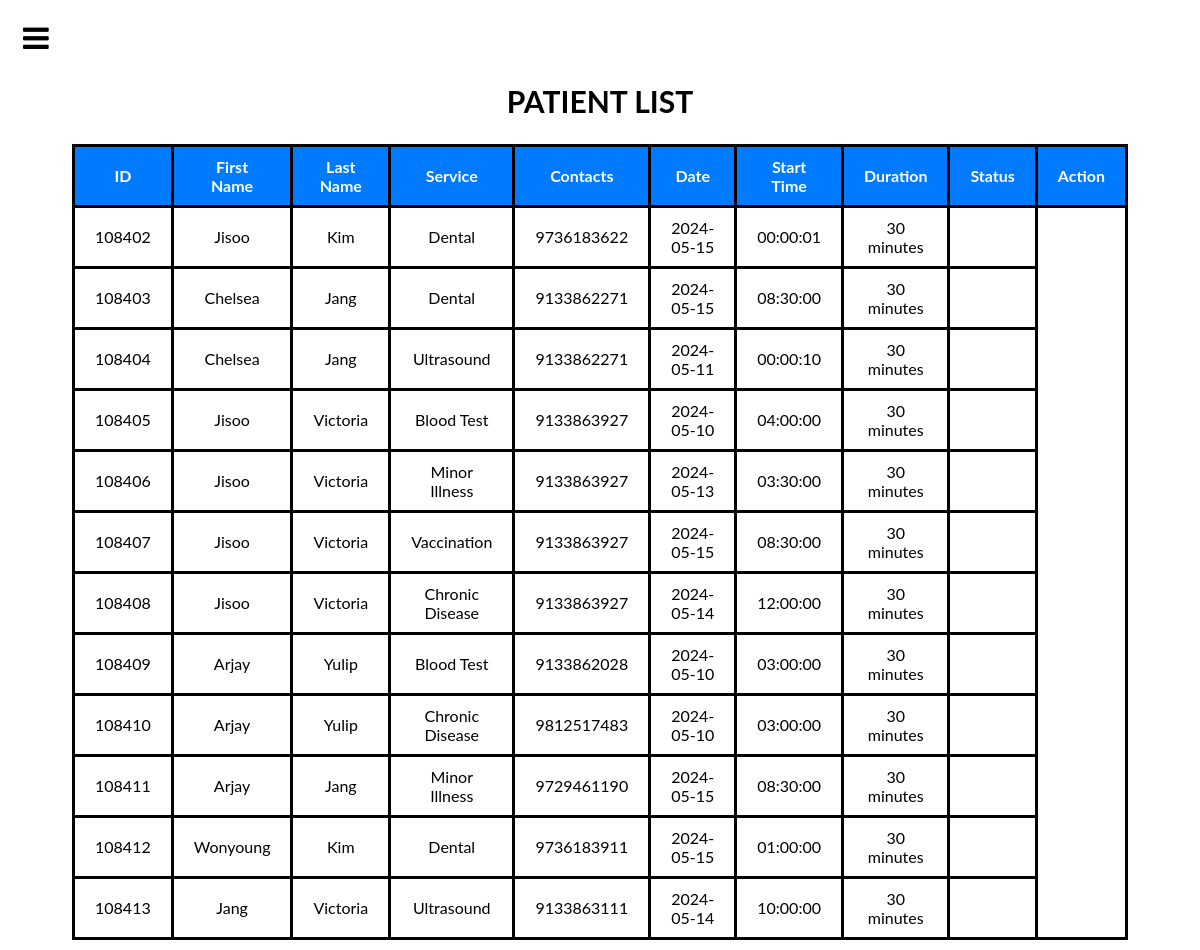
/doc_page/Patient.php, run on the app's committed database.
### tables this page shows
CREATE TABLE `tblappoint` (
  `apt_id` int(11) NOT NULL,
  `ptn_id` int(11) NOT NULL,
  `doc_id` int(11) NOT NULL,
  `serv_id` int(11) NOT NULL,
  `apt_time` time DEFAULT NULL,
  `apt_date` date DEFAULT NULL,
  `sched_status` varchar(20) NOT NULL
);

CREATE TABLE `tblpatient` (
  `ptn_id` int(11) NOT NULL,
  `ptn_fname` varchar(100) NOT NULL,
  `ptn_lname` varchar(100) NOT NULL,
  `ptn_birthdate` date NOT NULL,
  `ptn_gender` varchar(30) NOT NULL,
  `ptn_contact` bigint(30) NOT NULL,
  `ptn_email` varchar(50) NOT NULL
);

CREATE TABLE `tblservice` (
  `serv_id` int(11) NOT NULL,
  `serv_name` varchar(100) NOT NULL,
  `serv_desc` varchar(255) DEFAULT NULL,
  `serv_duration` varchar(100) NOT NULL
);

### doc_page/list_patient.php (called while the page is built, shortened)
<?php
$sql = "SELECT apt_id, ptn_fname, ptn_lname, serv_name, ptn_contact, apt_date, apt_time, serv_duration, sched_status
            FROM tblappoint
            JOIN tblpatient ON tblappoint.ptn_id = tblpatient.ptn_id
            JOIN tbldoctor ON tblappoint.doc_id = tbldoctor.doc_id
            JOIN tblservice ON tblappoint.serv_id = tblservice.serv_id";
?>

### doc_page/Patient.php (the view, shortened to what this page needs)
<!DOCTYPE html>
<html lang="en">
<head>
    <link rel="stylesheet" href="doc_style.css">
    <link rel="stylesheet" href="https://cdnjs.cloudflare.com/ajax/libs/font-awesome/4.7.0/css/font-awesome.min.css">
    <span id="BarsNav" style="font-size:30px;cursor:pointer" onclick="openNav()"><i class="fa fa-bars"></i></span>
</head>
    <body>
    <div id="patientTable">
      <h2>PATIENT LIST</h2>
    <table>
          <tr>
              <th>ID</th>
              <th>First Name</th>
              <th>Last Name</th>
              <th>Service</th>
              <th>Contacts</th>
              <th>Date</th>
              <th>Start Time</th>
              <th>Duration</th>
              <th>Status</th>
              <th>Action</th>
          </tr>
          <?php include 'list_patient.php'; ?>
          <?php
            $result = $conn->query($sql);
            if ($result->num_rows > 0) {
                while($row = $result->fetch_assoc()) {
                    echo "<tr>";
                    echo "<td>".$row["apt_id"]."</td>";
                    echo "<td>".$row["ptn_fname"]."</td>";
                    echo "<td>".$row["ptn_lname"]."</td>";
                    echo "<td>".$row["serv_name"]."</td>";
                    echo "<td>".$row["ptn_contact"]."</td>";
                    echo "<td>".$row["apt_date"]."</td>";
                    echo "<td>".$row["apt_time"]."</td>";
                    echo "<td>".$row["serv_duration"]."</td>";
                    echo "<td>".$row["sched_status"]."</td>";
                  echo "</tr>";
              }
          } else {
              echo "<tr><td colspan='3'>No records found</td></tr>";
          }
          ?>
      </table>
    </div>
    </body>
</html>

### doc_page/doc_style.css (style rules this page uses)
#BarsNav { padding-left: 15px; padding-top: 15px; display: flex; }
.fa { font-size: 40px; margin-right: 8px; }
body { font-family: "Lato", sans-serif; }
#patientTable { display: table; margin: 10px auto 10px; text-align: center; }
#patientTable table { border-collapse: collapse; width: 50%; margin: 0 auto; }
#patientTable table, #patientTable th, #patientTable td { border: 3px solid black; padding: 10px 20px 10px; text-align: center; }
#patientTable th { background-color: #007bff; color: white; }
#patientTable h2 { margin-top: 20px; font-size: 30px; }

### data on the page
tblappoint: apt_id "108402", ptn.ptn_fname "Jisoo", ptn.ptn_lname "Kim", serv.serv_name "Dental", ptn.ptn_contact "9736183622", apt_date "2024-05-15", apt_time "00:00:01", serv.serv_duration "30 minutes"
tblappoint: apt_id "108403", ptn.ptn_fname "Chelsea", ptn.ptn_lname "Jang", serv.serv_name "Dental", ptn.ptn_contact "9133862271", apt_date "2024-05-15", apt_time "08:30:00", serv.serv_duration "30 minutes"
tblappoint: apt_id "108404", ptn.ptn_fname "Chelsea", ptn.ptn_lname "Jang", serv.serv_name "Ultrasound", ptn.ptn_contact "9133862271", apt_date "2024-05-11", apt_time "00:00:10", serv.serv_duration "30 minutes"
tblappoint: apt_id "108405", ptn.ptn_fname "Jisoo", ptn.ptn_lname "Victoria", serv.serv_name "Blood Test", ptn.ptn_contact "9133863927", apt_date "2024-05-10", apt_time "04:00:00", serv.serv_duration "30 minutes"
tblappoint: apt_id "108406", ptn.ptn_fname "Jisoo", ptn.ptn_lname "Victoria", serv.serv_name "Minor Illness", ptn.ptn_contact "9133863927", apt_date "2024-05-13", apt_time "03:30:00", serv.serv_duration "30 minutes"
tblappoint: apt_id "108407", ptn.ptn_fname "Jisoo", ptn.ptn_lname "Victoria", serv.serv_name "Vaccination", ptn.ptn_contact "9133863927", apt_date "2024-05-15", apt_time "08:30:00", serv.serv_duration "30 minutes"
tblappoint: apt_id "108408", ptn.ptn_fname "Jisoo", ptn.ptn_lname "Victoria", serv.serv_name "Chronic Disease", ptn.ptn_contact "9133863927", apt_date "2024-05-14", apt_time "12:00:00", serv.serv_duration "30 minutes"
tblappoint: apt_id "108409", ptn.ptn_fname "Arjay", ptn.ptn_lname "Yulip", serv.serv_name "Blood Test", ptn.ptn_contact "9133862028", apt_date "2024-05-10", apt_time "03:00:00", serv.serv_duration "30 minutes"
tblappoint: apt_id "108410", ptn.ptn_fname "Arjay", ptn.ptn_lname "Yulip", serv.serv_name "Chronic Disease", ptn.ptn_contact "9812517483", apt_date "2024-05-10", apt_time "03:00:00", serv.serv_duration "30 minutes"
tblappoint: apt_id "108411", ptn.ptn_fname "Arjay", ptn.ptn_lname "Jang", serv.serv_name "Minor Illness", ptn.ptn_contact "9729461190", apt_date "2024-05-15", apt_time "08:30:00", serv.serv_duration "30 minutes"
tblappoint: apt_id "108412", ptn.ptn_fname "Wonyoung", ptn.ptn_lname "Kim", serv.serv_name "Dental", ptn.ptn_contact "9736183911", apt_date "2024-05-15", apt_time "01:00:00", serv.serv_duration "30 minutes"
tblappoint: apt_id "108413", ptn.ptn_fname "Jang", ptn.ptn_lname "Victoria", serv.serv_name "Ultrasound", ptn.ptn_contact "9133863111", apt_date "2024-05-14", apt_time "10:00:00", serv.serv_duration "30 minutes"
